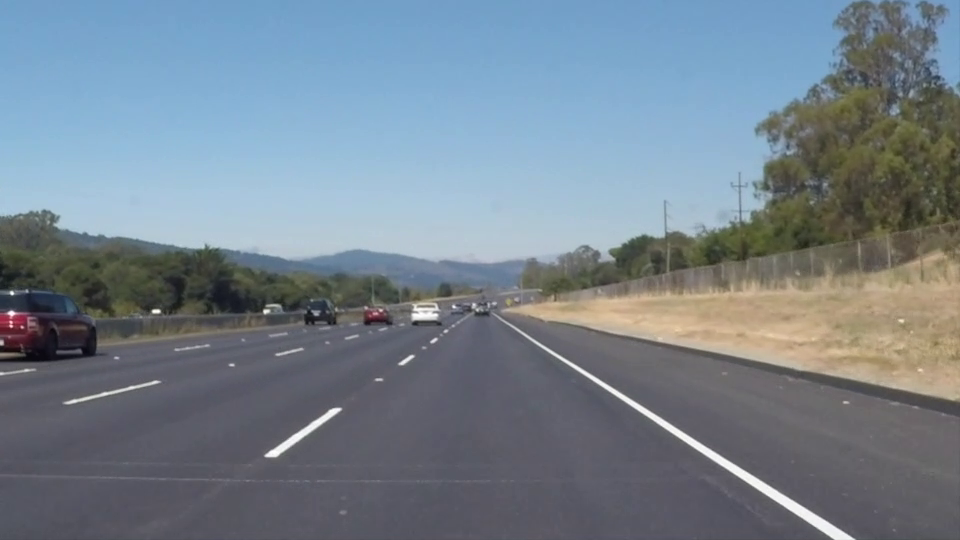
#> input picture frame 22 of project2/whiteline.mp4, 960 x 540 px
$ python lanetry.py
#> lines starting #> are read from the running program, lines starting #| are printed output that depends on the picture; after the words box and inside, x2 and y2 are one past the last pixel; in counts of white or black regions, pixels touching at a corner belong together
import cv2 as cv
import numpy as np
import matplotlib.pyplot as plt


w, h = 960, 540

straight = np.array([(200, 200), (0, 200), (0, 0), (200, 0)])
rof = np.array([(960, 540), (0, 540), (435, 320), (525, 320)])


cap = cv.VideoCapture('./whiteline.mp4')
while cap.isOpened():
    ret, img = cap.read()
#> img is the input picture: shape (540, 960, 3); mean B, G, R 141.9, 130.7, 117.7

    if not ret: break

    gray = cv.cvtColor(img, cv.COLOR_BGR2GRAY)
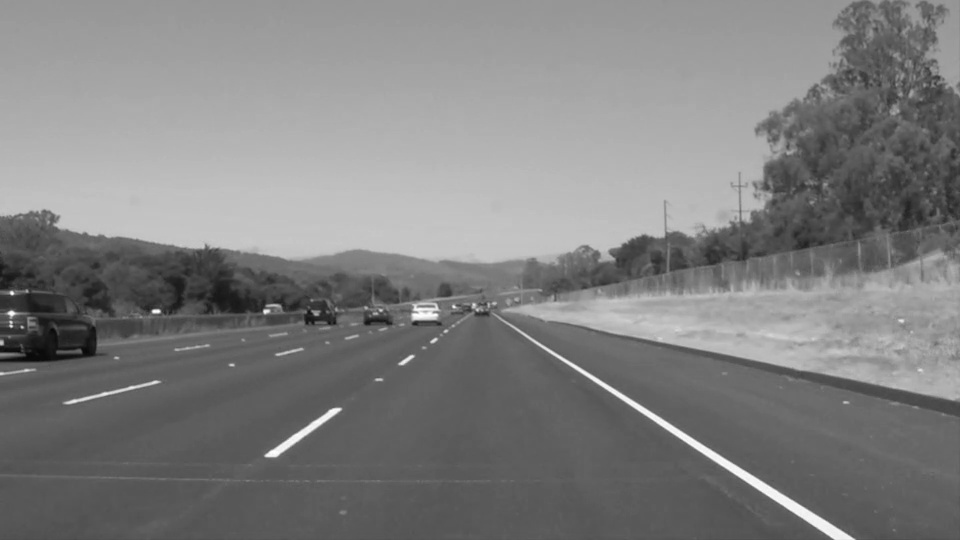
#> gray: shape (540, 960); min 6, max 255, mean 128
    # gray = cv.blur(gray, (5, 5))
    gray = cv.GaussianBlur(gray,(5,5),0)

    ret,thresh = cv.threshold(gray,200,255,cv.THRESH_BINARY+cv.THRESH_OTSU)
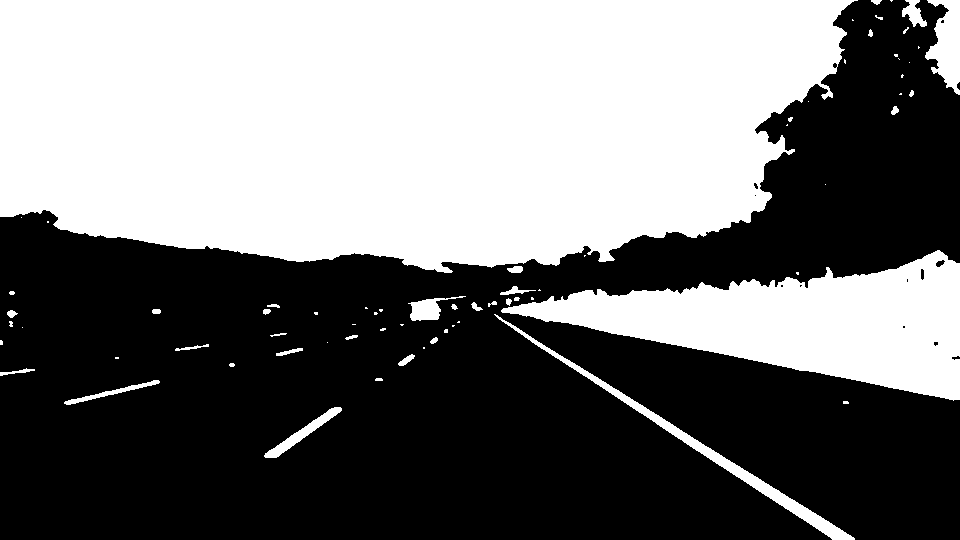
#> thresh: shape (540, 960); 46.1% white; 71 white regions (38 under 20 px), largest, box (x1, y1, x2, y2) and area: (0, 0, 858, 273) 196514, (501, 250, 960, 401) 33319, (494, 314, 855, 540) 3389
#> ret = 131

    # ret,thresh = cv.threshold(gray,220,255,cv.THRESH_BINARY)

    canny_edges = cv.Canny(thresh,10,120)
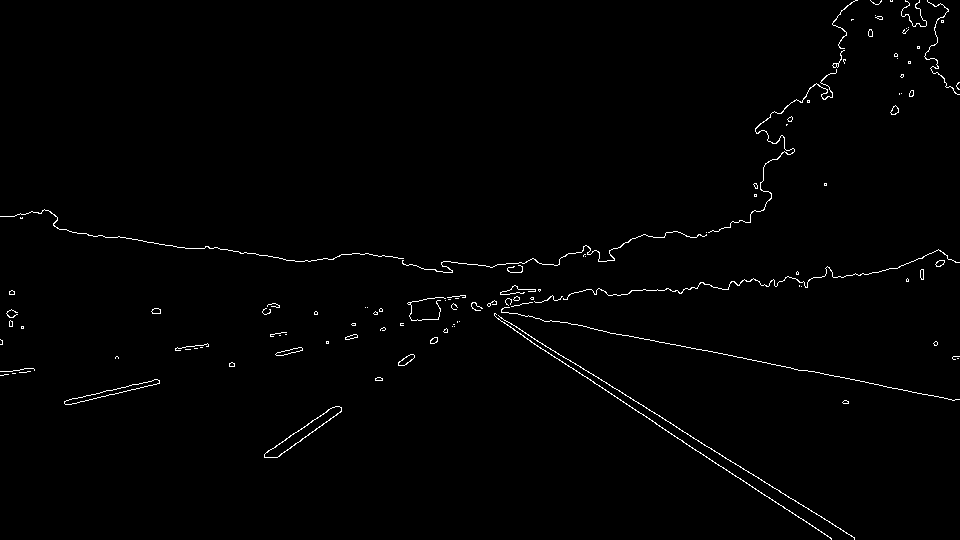
#> canny_edges: shape (540, 960); 1% white in thin lines or dots

    H, status  = cv.findHomography(rof, straight)
    Hinv, status  = cv.findHomography(straight, rof)

    lanes = cv.warpPerspective(canny_edges, H, (200, 200))
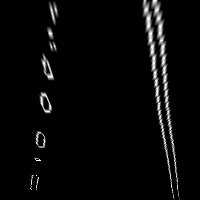
#> lanes: shape (200, 200); min 0, max 255, mean 8.3
    # lanes = np.uint8(np.where(lanes < 160, 0, 255))

    # lanes = cv.Canny(lanes, 100, 200)

    linesP = cv.HoughLinesP(lanes, 2, np.pi/90, 30, None, 10, 10)
#> linesP = 53 rows, first 6: [163, 144, 163, 118], [157, 0, 178, 196], [148, 1, 162, 139], [156, 0, 172, 154], [159, 1, 177, 177], [151, 1, 155, 41]


    cv.imshow('', lanes)
    if cv.waitKey(100) & 0xFF == ord('d'):
#> (key Esc is pressed here)
        break


cap.release()
cv.destroyAllWindows()

$ run again, starting later in the video
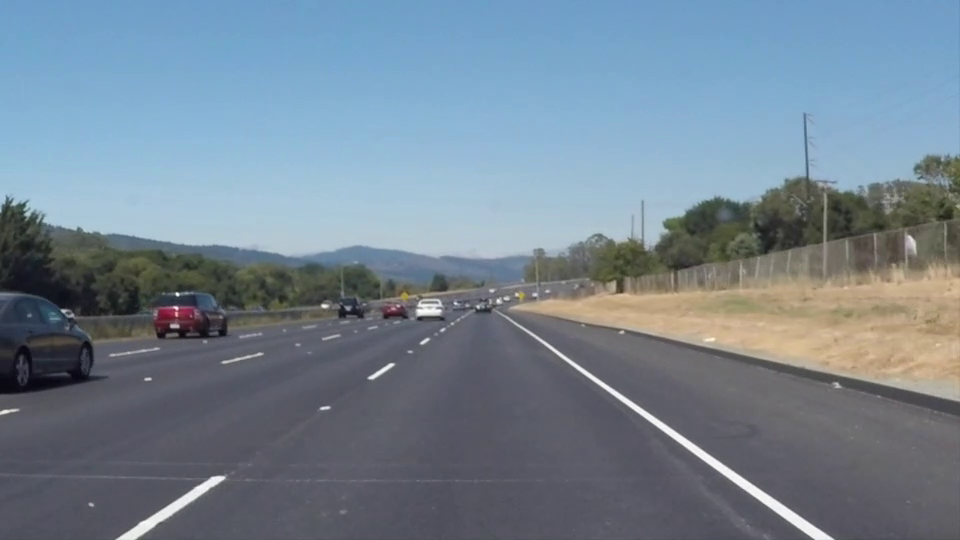
#> input picture frame 99 of project2/whiteline.mp4, 960 x 540 px
#> img is the input picture: shape (540, 960, 3); mean B, G, R 146, 132.3, 116.7
#> `ret,thresh = cv.threshold(gray,200,255,cv.THRESH_BINARY+cv.THRESH_OTSU)`:
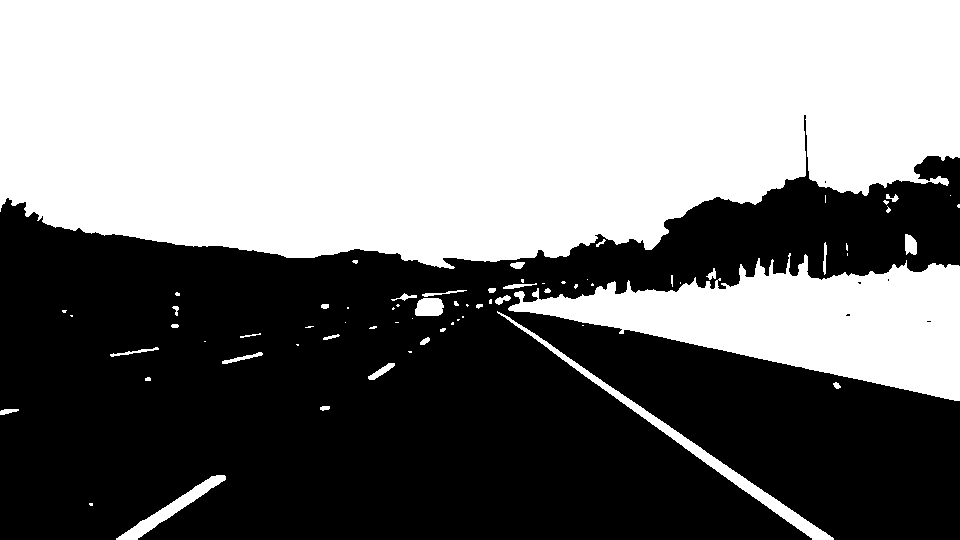
#> thresh: shape (540, 960); 50% white; 6 black regions (5 under 20 px), largest, box (x1, y1, x2, y2) and area: (0, 115, 960, 540) 259081
#> ret = 129
#> canny_edges: shape (540, 960); 1% white in thin lines or dots, all inside (x1, y1, x2, y2) = (0, 115, 960, 540)
#> `lanes = cv.warpPerspective(canny_edges, H, (200, 200))`:
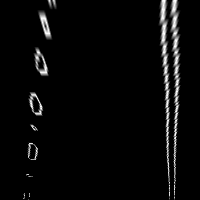
#> lanes: shape (200, 200); min 0, max 255, mean 8.9
#> linesP = 52 rows, first 6: [162, 0, 169, 199], [175, 187, 175, 0], [165, 0, 169, 131], [173, 167, 173, 0], [174, 199, 174, 0], [39, 115, 39, 100]

$ run again, starting later in the video
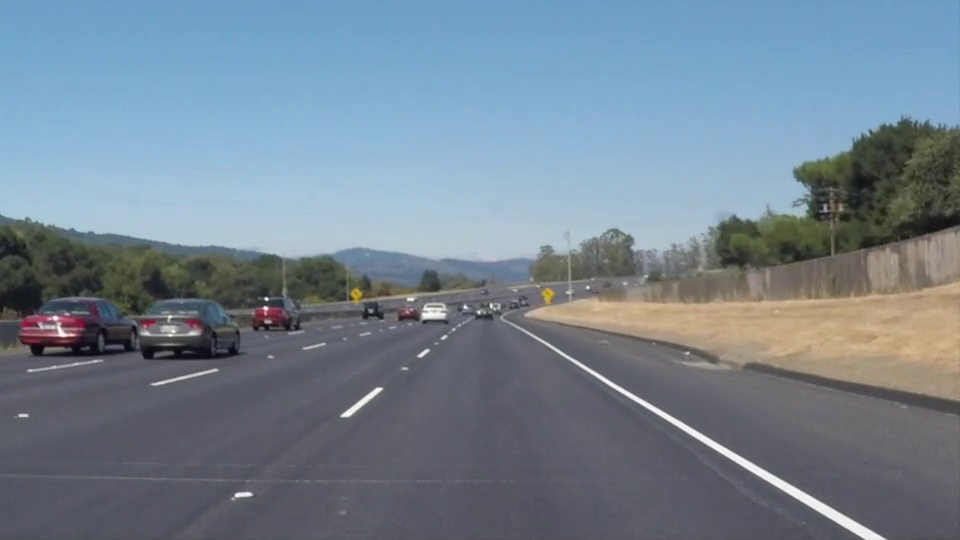
#> input picture frame 176 of project2/whiteline.mp4, 960 x 540 px
#> img is the input picture: shape (540, 960, 3); mean B, G, R 145.2, 131.6, 116.5
#> `ret,thresh = cv.threshold(gray,200,255,cv.THRESH_BINARY+cv.THRESH_OTSU)`:
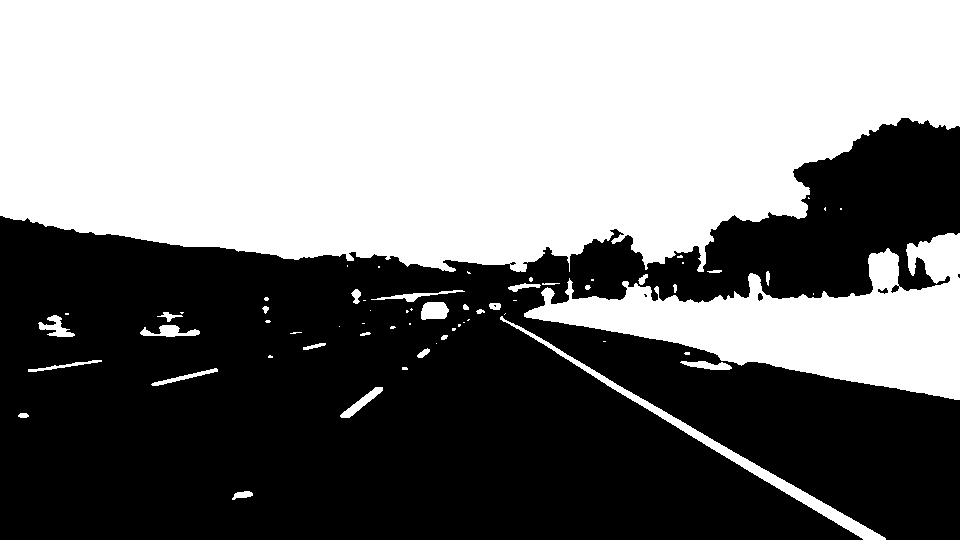
#> thresh: shape (540, 960); 49.7% white; 65 white regions (35 under 20 px), largest, box (x1, y1, x2, y2) and area: (0, 0, 960, 272) 219292, (524, 233, 960, 400) 30997, (500, 316, 886, 540) 3424
#> ret = 128
#> canny_edges: shape (540, 960); 1.1% white in thin lines or dots, all inside (x1, y1, x2, y2) = (0, 117, 960, 540)
#> `lanes = cv.warpPerspective(canny_edges, H, (200, 200))`:
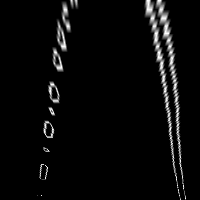
#> lanes: shape (200, 200); min 0, max 255, mean 9.7
#> linesP = 45 rows, first 6: [155, 1, 173, 169], [164, 1, 185, 199], [157, 0, 177, 190], [45, 179, 46, 166], [55, 67, 64, 1], [57, 71, 72, 0]
